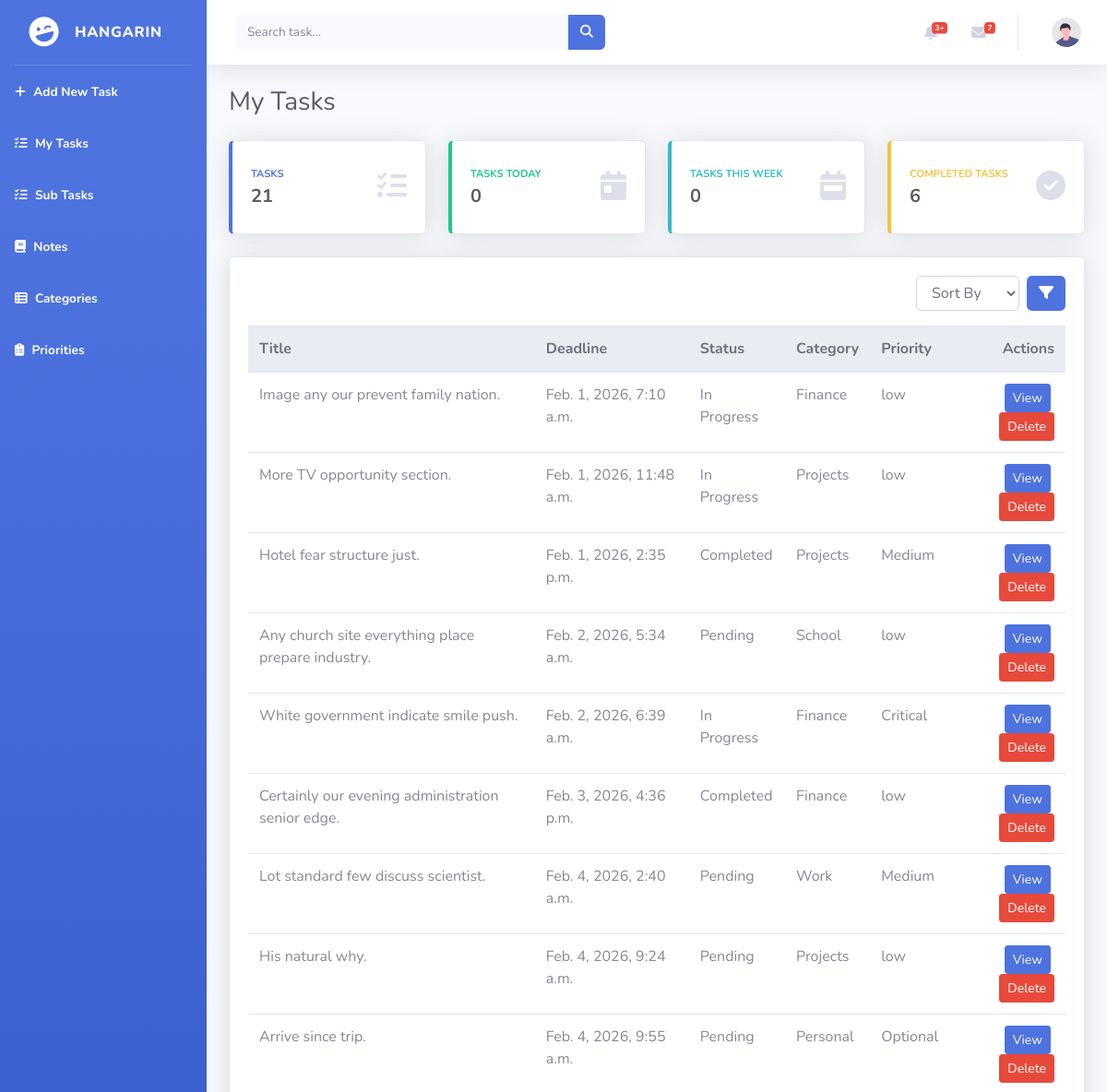
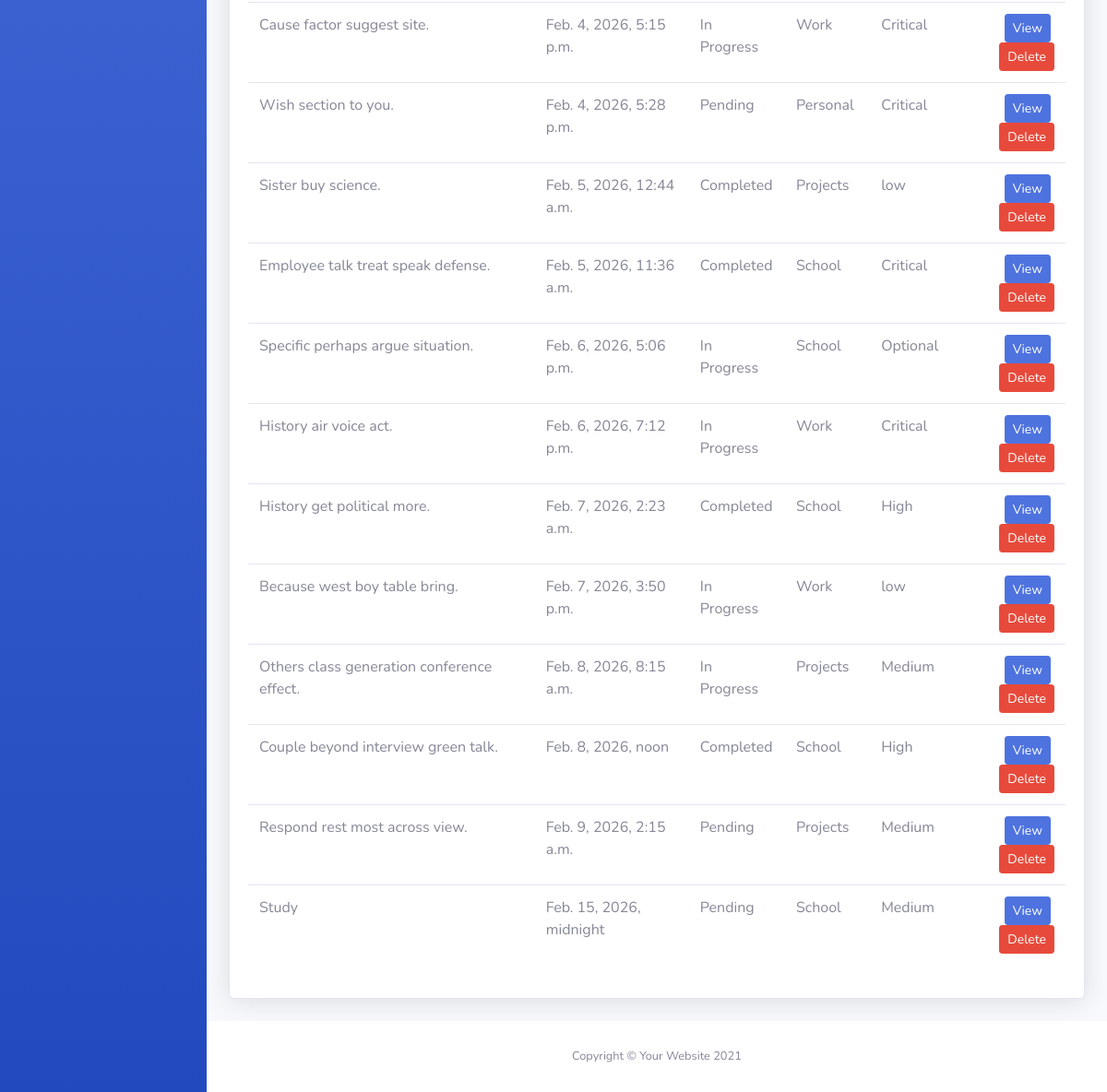
The app's page /, older data (2 pictures, top to bottom).
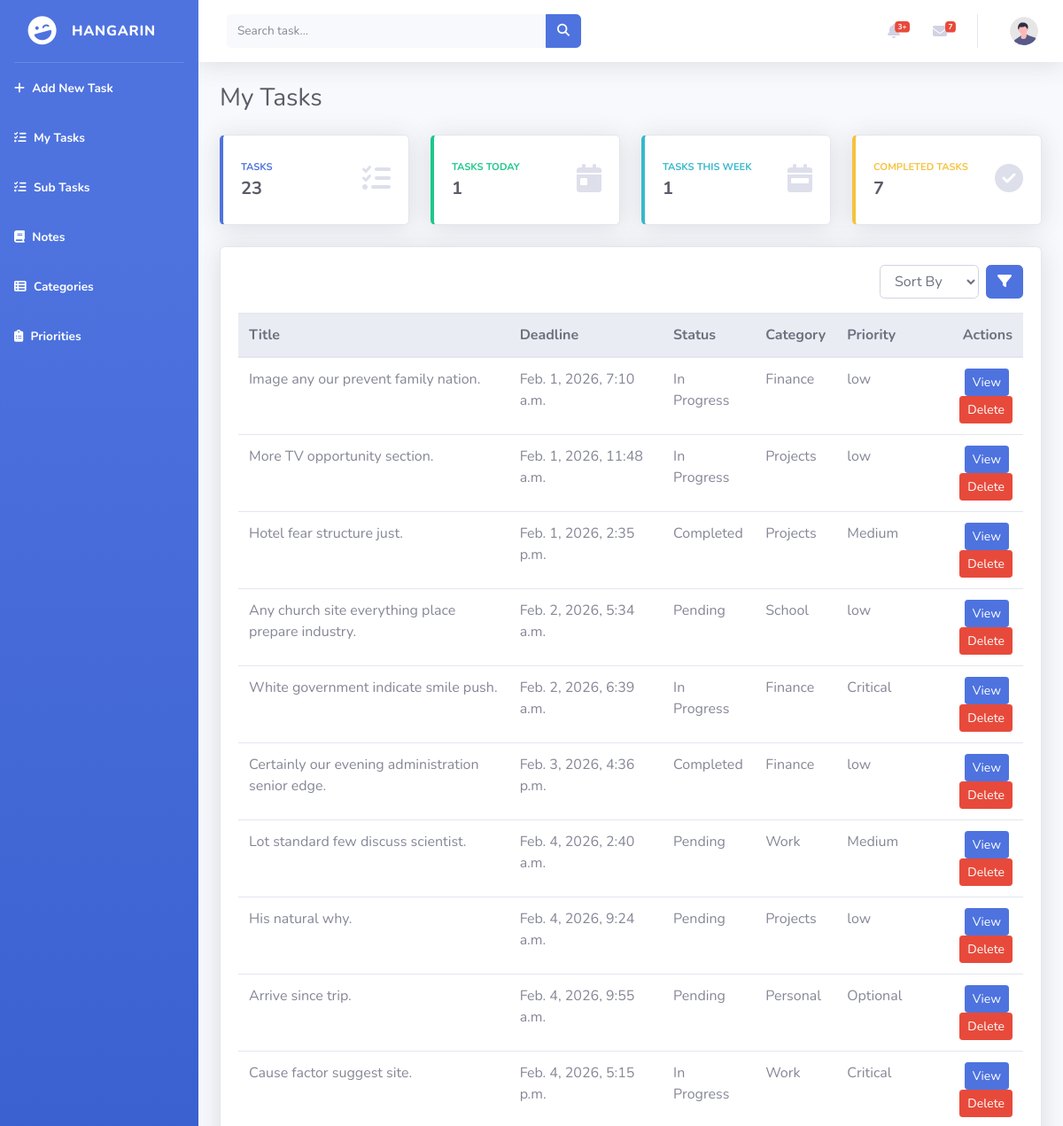
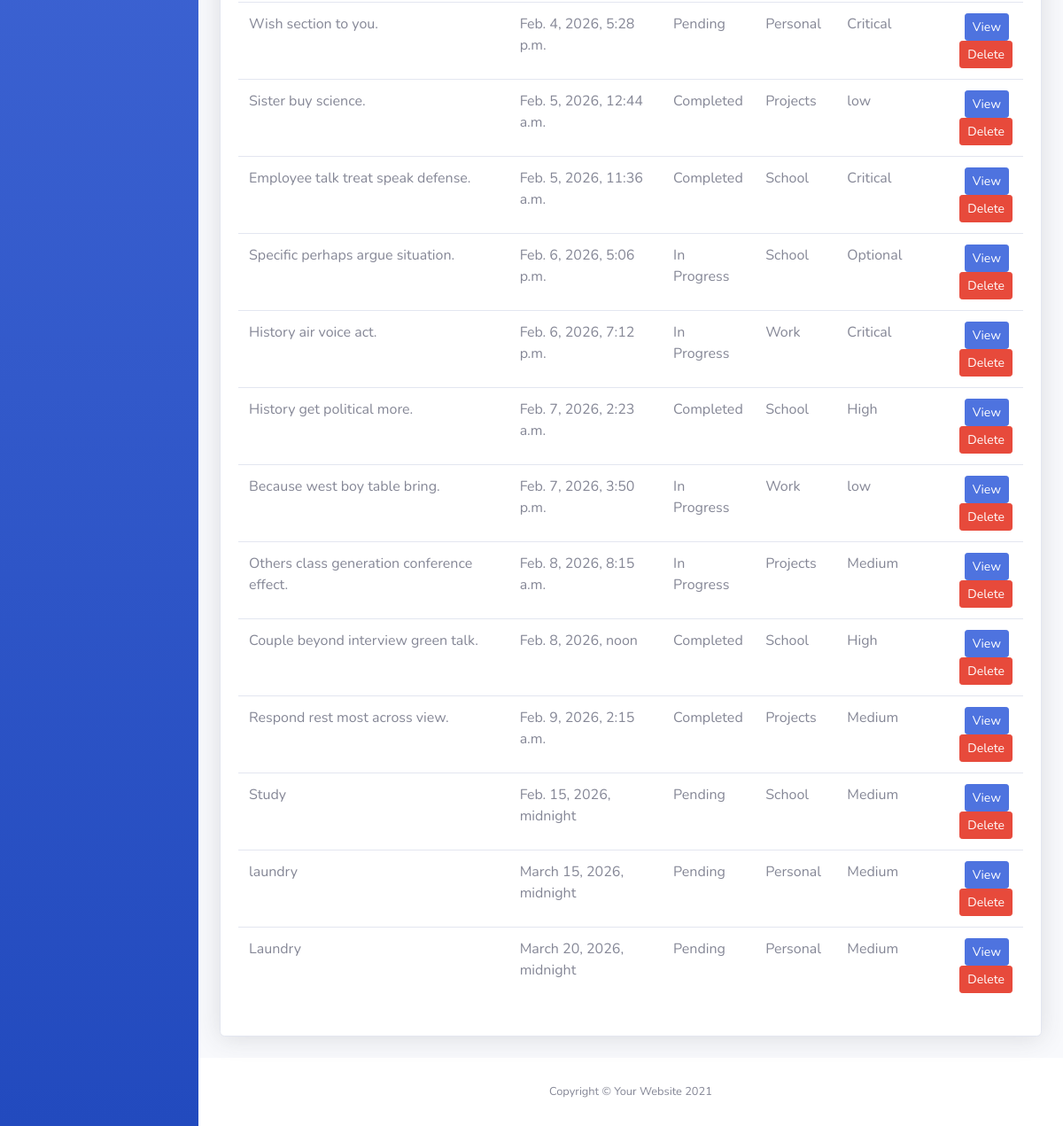
The same page, newer data (2 pictures, top to bottom).
### tasks/models.py (models this page shows, shortened)
class BaseModel(models.Model):
    created_at = models.DateTimeField(auto_now_add=True)
    updated_at = models.DateTimeField(auto_now=True)
    class Meta:
        abstract = True

class Task(BaseModel):
    STATUS_CHOICES = [
        ("Pending", "Pending"),
        ("In Progress", "In Progress"),
        ("Completed", "Completed"),
    ]
    title = models.CharField(max_length=200)
    description = models.TextField()
    deadline = models.DateTimeField()
    status = models.CharField(
        max_length=50,
        choices=STATUS_CHOICES,
        default="Pending"
    )
    category = models.ForeignKey(Category, on_delete=models.CASCADE)
    priority = models.ForeignKey(Priority, on_delete=models.CASCADE, null=True, blank=True)

class Category(models.Model):
    name = models.CharField(max_length=100)
    class Meta:
        verbose_name = "Category"
        verbose_name_plural = "Categories"
    def __str__(self):
        return self.name

class Priority(models.Model):
    name = models.CharField(max_length=100)
    class Meta:
        verbose_name = "Priority"
        verbose_name_plural = "Priorities"
    def __str__(self):
        return self.name

### tasks/views.py (the view)
# urls.py: path('', TaskListView.as_view(), name='task-list'),
class TaskListView(ListView):
    model = Task
    template_name = 'tasks_list.html'
    context_object_name = 'tasks'
    def get_queryset(self):
        qs = super().get_queryset()
        query = self.request.GET.get("q")
        if query:
            qs = qs.filter(
                Q(title__icontains=query) |
                Q(description__icontains=query)
            )
        return qs
    def get_context_data(self, **kwargs):
        context = super().get_context_data(**kwargs)
        context["total_tasks"] = Task.objects.count()
        today = timezone.now().date()
        start_week = today - timedelta(days=today.weekday())
        end_week = start_week + timedelta(days=6)
        count = Task.objects.filter(
            deadline__range=(start_week, end_week)
        ).count()
        tasks_today = Task.objects.filter(
            deadline__date=today
        ).count()
        context["tasks_today"] = tasks_today
        context["tasks_this_week"] = count
        completed_tasks = Task.objects.filter(
            status='Completed'
        ).count()
        context["completed_tasks"] = completed_tasks
        return context
    def get_ordering(self):
        allowed = ['deadline', 'status', 'category__name', 'priority__name']
        sort_by = self.request.GET.get('sort_by')
        if sort_by in allowed:
            return sort_by
        return 'deadline'

### templates/tasks_list.html (shortened to what this page needs)
{% extends 'base.html' %}
{% load static %}
{% block content %}
<div class="container-fluid">
    <div class="d-sm-flex align-items-center justify-content-between mb-4">
        <h1 class="h3 mb-0 text-gray-800">My Tasks</h1>
    </div>
    <div class="row">
        <div class="col-xl-3 col-md-6 mb-4">
            <div class="card border-left-primary shadow h-100 py-2">
                <div class="card-body">
                    <div class="row no-gutters align-items-center">
                        <div class="col mr-2">
                            <div class="text-xs font-weight-bold text-primary text-uppercase mb-1">
                                Tasks
                            </div>
                            <div class="h5 mb-0 font-weight-bold text-gray-800">
                                {{ total_tasks }}
                            </div>
                        </div>
                        <div class="col-auto">
                            <i class="fas fa-tasks fa-2x text-gray-300"></i>
                        </div>
                    </div>
                </div>
            </div>
        </div>
        <div class="col-xl-3 col-md-6 mb-4">
            <div class="card border-left-success shadow h-100 py-2">
                <div class="card-body">
                    <div class="row no-gutters align-items-center">
                        <div class="col mr-2">
                            <div class="text-xs font-weight-bold text-success text-uppercase mb-1">
                                Tasks Today
                            </div>
                            <div class="h5 mb-0 font-weight-bold text-gray-800">
                                {{ tasks_today }}
                            </div>
                        </div>
                        <div class="col-auto">
                            <i class="fas fa-calendar-day fa-2x text-gray-300"></i>
                        </div>
                    </div>
                </div>
            </div>
        </div>
        <div class="col-xl-3 col-md-6 mb-4">
            <div class="card border-left-info shadow h-100 py-2">
                <div class="card-body">
                    <div class="row no-gutters align-items-center">
                        <div class="col mr-2">
                            <div class="text-xs font-weight-bold text-info text-uppercase mb-1">
                                Tasks This Week
                            </div>
                            <div class="h5 mb-0 font-weight-bold text-gray-800">
                                {{ tasks_this_week }}
                            </div>
                        </div>
                        <div class="col-auto">
                            <i class="fas fa-calendar-week fa-2x text-gray-300"></i>
                        </div>
                    </div>
                </div>
            </div>
        </div>
        <div class="col-xl-3 col-md-6 mb-4">
            <div class="card border-left-warning shadow h-100 py-2">
                <div class="card-body">
                    <div class="row no-gutters align-items-center">
                        <div class="col mr-2">
                            <div class="text-xs font-weight-bold text-warning text-uppercase mb-1">
                                Completed Tasks
                            </div>
                            <div class="h5 mb-0 font-weight-bold text-gray-800">
                                {{ completed_tasks }}
                            </div>
                        </div>
                        <div class="col-auto">
                            <i class="fas fa-check-circle fa-2x text-gray-300"></i>
                        </div>
                    </div>
                </div>
            </div>
        </div>
    </div>
    <div class="card shadow mb-4">
        <div class="card-body">
            <div class="d-flex justify-content-end mb-3">
                <form method="GET" action="{% url 'task-list' %}" class="form-inline">
                    <select name="sort_by" class="form-control mr-2">
                        <option value="">Sort By</option>
                    </select>
                    <button class="btn btn-primary" type="submit">
                        <i class="fas fa-filter"></i>
                    </button>
                </form>
            </div>
            <div class="table-responsive">
                <table class="table table-hover" width="100%" cellspacing="0">
                    <thead class="thead-light">
                        <tr>
                            <th>Title</th>
                            <th>Deadline</th>
                            <th>Status</th>
                            <th>Category</th>
                            <th>Priority</th>
                            <th class="text-right">Actions</th>
                        </tr>
                    </thead>
                    <tbody>
                        {% for object in object_list %}
                        <tr>
                            <td>{{ object.title }}</td>
                            <td>{{ object.deadline }}</td>
                            <td>{{ object.status }}</td>
                            <td>{{ object.category }}</td>
                            <td>{{ object.priority }}</td>
                            <td class="text-right">
                                <a href="task_list/{{ object.id }}"
                                   class="btn btn-primary btn-sm mr-1">
                                   View
                                </a>
                                <a href="task_list/{{ object.id }}/delete"
                                   class="btn btn-danger btn-sm">
                                   Delete
                                </a>
                            </td>
                        </tr>
                        {% endfor %}
                    </tbody>
                </table>
            </div>
        </div>
    </div>
</div>
{% endblock %}

### templates/base.html (shortened to what this page needs)
{% load static %}
<!DOCTYPE html>
<html lang="en">
<head>
    <link href="{% static 'vendor/fontawesome-free/css/all.min.css' %}" rel="stylesheet" type="text/css">
    <link href="{% static 'css/sb-admin-2.min.css' %}" rel="stylesheet">
    <link rel="stylesheet" href="https://cdnjs.cloudflare.com/ajax/libs/font-awesome/6.5.0/css/all.min.css">
</head>
<body id="page-top">
    <div id="wrapper">
        <ul class="navbar-nav bg-gradient-primary sidebar sidebar-dark accordion" id="accordionSidebar">
            <a class="sidebar-brand d-flex align-items-center justify-content-center" href="index.html">
                <div class="sidebar-brand-icon rotate-n-15">
                    <i class="fas fa-laugh-wink"></i>
                </div>
                <div class="sidebar-brand-text mx-3">HANGARIN </div>
            </a>
            <hr class="sidebar-divider my-0">
             <li class="nav-item active">
                <a class="nav-link" href="{% url 'task-add' %}">
                    <i class="fas fa-add fa-tachometer-alt"></i>
                    <span>Add New Task</span></a>
            </li>
            <li class="nav-item active">
                <a class="nav-link" href="{% url 'task-list' %}">
                    <i class="fas fa-tasks fa-tachometer-alt"></i>
                    <span>My Tasks</span></a>
            </li>
             <li class="nav-item active">
                <a class="nav-link" href="{% url 'subtask-list' %}">
                    <i class="fas fa-tasks fa-tachometer-alt"></i>
                    <span>Sub Tasks</span></a>
            </li>
            <li class="nav-item active">
                <a class="nav-link" href="{% url 'notes-list' %}">
                    <i class="fas fa-book fa-tachometer-alt"></i>
                    <span>Notes</span></a>
            </li>
             <li class="nav-item active">
                <a class="nav-link" href="{% url 'categories-list' %}">
                    <i class="fas fa-table-list fa-tachometer-alt"></i>
                    <span>Categories</span></a>
            </li>
             <li class="nav-item active">
                <a class="nav-link" href="{% url 'priorities-list' %}">
                    <i class="fas fa-clipboard-list fa-2x text-gray-300t"></i>
                    <span>Priorities</span></a>
            </li>
        </ul>
        <div id="content-wrapper" class="d-flex flex-column">
            <div id="content">
                <nav class="navbar navbar-expand navbar-light bg-white topbar mb-4 static-top shadow">
                    <form
                        class="d-none d-sm-inline-block form-inline mr-auto ml-md-3 my-2 my-md-0 mw-100 navbar-search" action="{% url 'task-list' %}">
                        <div class="input-group">
                            <input type="text" class="form-control bg-light border-0 small" placeholder="Search task..."
                                aria-label="Search" aria-describedby="basic-addon2" name="q">
                            <div class="input-group-append">
                                <button class="btn btn-primary" type="button">
                                    <i class="fas fa-search fa-sm"></i>
                                </button>
                            </div>
                        </div>
                    </form>
                    <ul class="navbar-nav ml-auto">
                        <li class="nav-item dropdown no-arrow mx-1">
                            <a class="nav-link dropdown-toggle" href="#" id="alertsDropdown" role="button"
                                data-toggle="dropdown" aria-haspopup="true" aria-expanded="false">
                                <i class="fas fa-bell fa-fw"></i>
                                <span class="badge badge-danger badge-counter">3+</span>
                            </a>
                        </li>
                        <li class="nav-item dropdown no-arrow mx-1">
                            <a class="nav-link dropdown-toggle" href="#" id="messagesDropdown" role="button"
                                data-toggle="dropdown" aria-haspopup="true" aria-expanded="false">
                                <i class="fas fa-envelope fa-fw"></i>
                                <span class="badge badge-danger badge-counter">7</span>
                            </a>
                        </li>
                        <li class="nav-item dropdown no-arrow">
                            <a class="nav-link dropdown-toggle" href="#" id="userDropdown" role="button"
                                data-toggle="dropdown" aria-haspopup="true" aria-expanded="false">
                                <img class="img-profile rounded-circle"
                                    src="{% static 'img/undraw_profile.svg' %}">
                            </a>
                        </li>
                    </ul>
                </nav>
            <div class="main-panel">
                {% block content %}
                {% endblock %}
            </div>
            </div>
            <footer class="sticky-footer bg-white">
                <div class="container my-auto">
                    <div class="copyright text-center my-auto">
                        <span>Copyright &copy; Your Website 2021</span>
                    </div>
                </div>
            </footer>
        </div>
    </div>
</body>
</html>

Row changes from the older to the newer data that the page shows:
changed Task "Respond rest most across view.": status "Pending" → "Completed"
added Task: title "laundry", deadline "March 15, 2026, midnight", status "Pending", category "Personal", priority "Medium"
added Task: title "Laundry", deadline "March 20, 2026, midnight", status "Pending", category "Personal", priority "Medium"
Text that changed along with them:
{{ total_tasks }}: "21" → "23"
{{ tasks_today }}: "0" → "1"
{{ tasks_this_week }}: "0" → "1"
{{ completed_tasks }}: "6" → "7"
